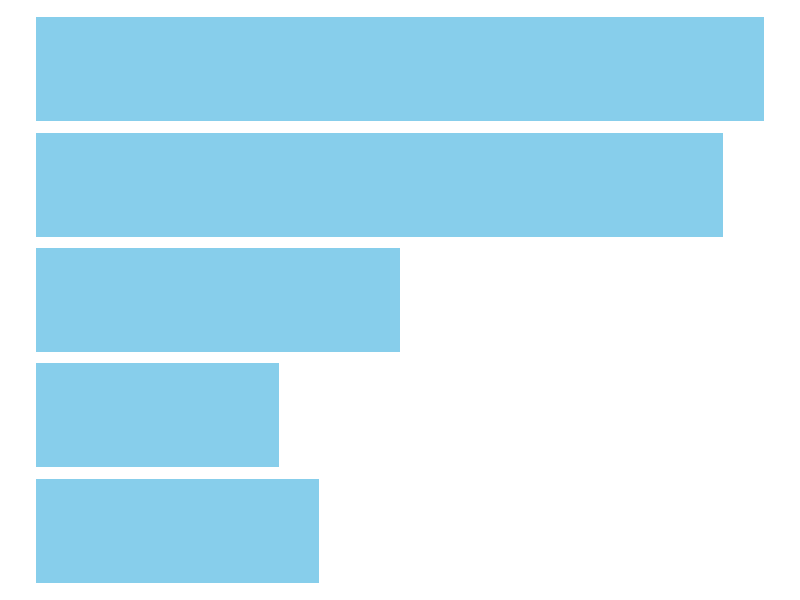
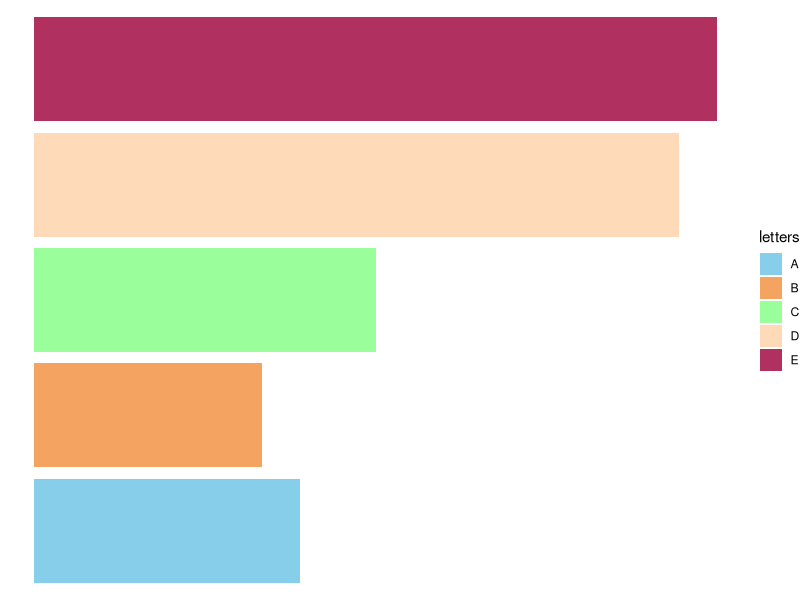
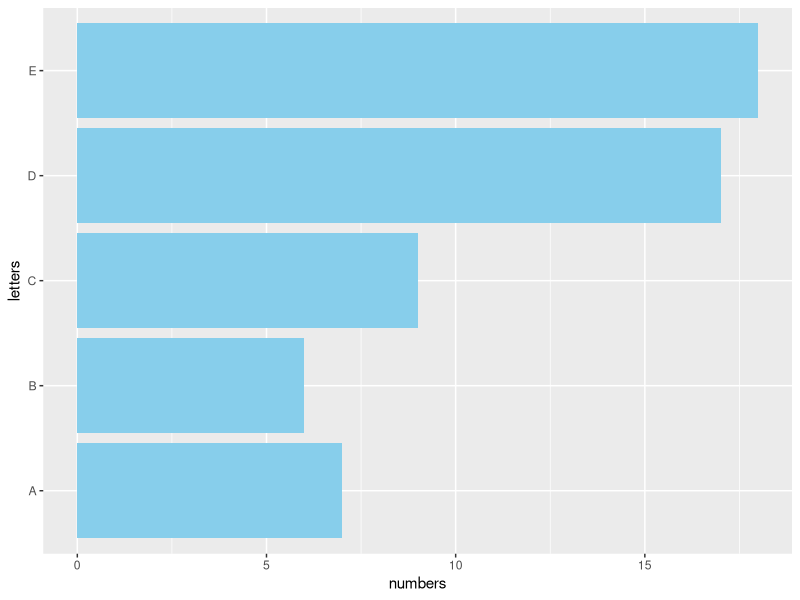
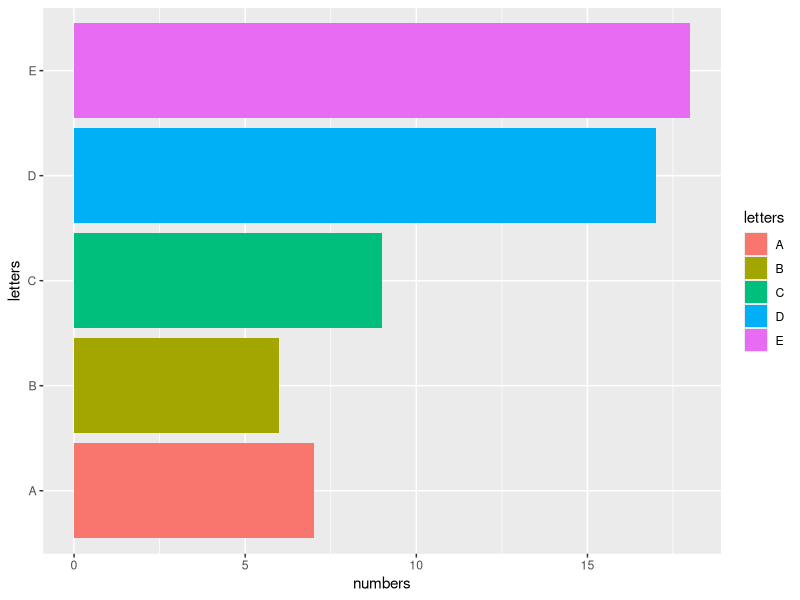
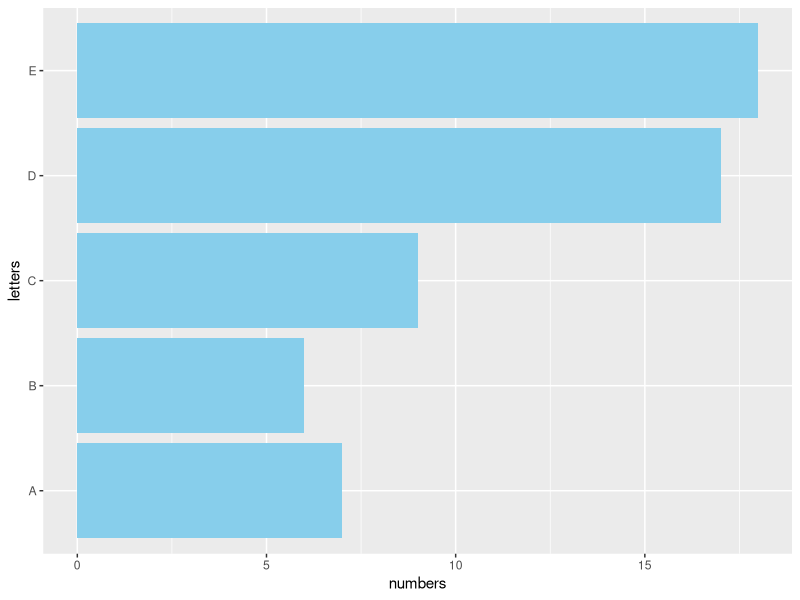
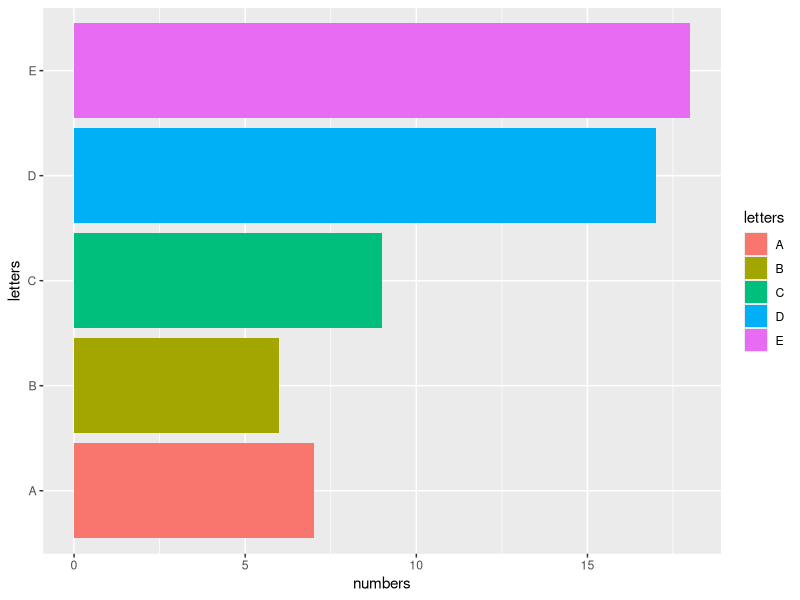
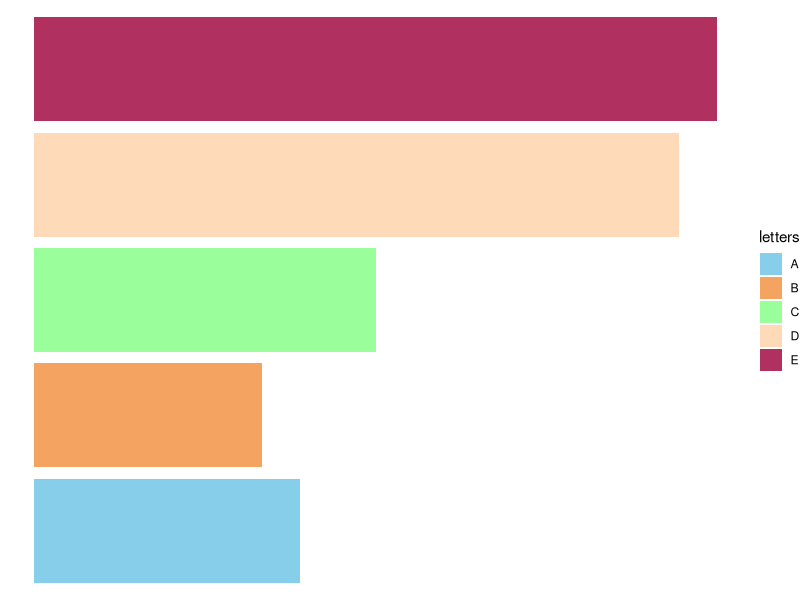
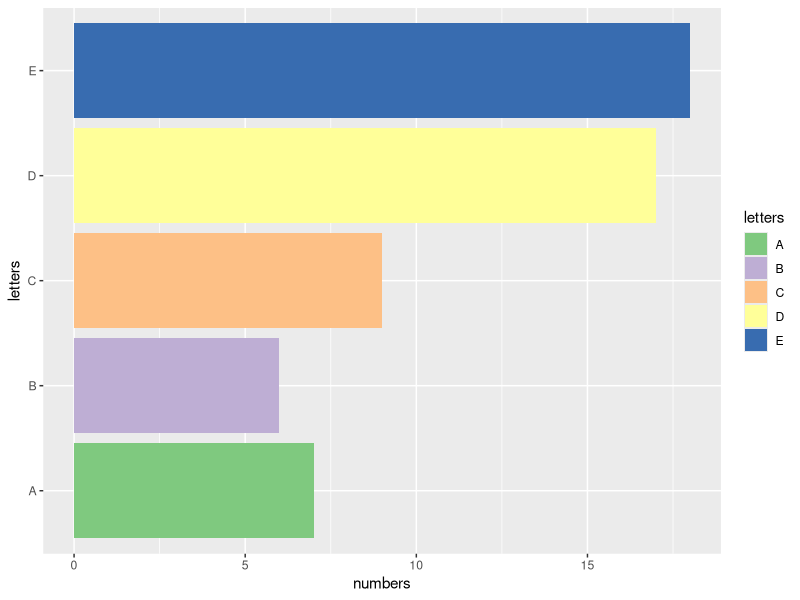

Generate these figures, in order, with R:
## ---- chunk 1
knitr::opts_chunk$set(
	message = FALSE,
	warning = FALSE
)
options(htmltools.preserve.raw = FALSE)
here::set_here()
library(tidyverse)
## ---- chunk 2
library(tidyverse)
set.seed(1983)
example_data <- data.frame(letters=LETTERS[1:5], numbers=sample(5:20, 5))
## ---- chunk 3
example_data %>%
  ggplot(aes(x=numbers, y=letters))+
  geom_col(fill="skyblue")+
  theme_void()
## ---- chunk 4
example_data %>%
  ggplot(aes(x=numbers, y=letters, fill=letters))+
  geom_col()+
  scale_fill_manual(values=c("A" = "skyblue",
                             "B" = "sandybrown",
                             "C" = "palegreen1",
                             "D" = "peachpuff1",
                             "E" = "maroon"))+
  theme_void()
## ---- chunk 5
example_data %>%
  ggplot(aes(x=numbers, y=letters))+
  geom_col(fill="skyblue")
## ---- chunk 6
example_data %>%
  ggplot(aes(x=numbers, y=letters, fill=letters))+
  geom_col()
## ---- chunk 7
example_data %>%
  ggplot(aes(x=numbers, y=letters))+
  geom_col(fill="skyblue")
## ---- chunk 8
example_data %>%
  ggplot(aes(x=numbers, y=letters, fill=letters))+
  geom_col()
## ---- chunk 9
example_data %>%
  ggplot(aes(x=numbers, y=letters, fill=letters))+
  geom_col()+
  scale_fill_manual(values=c("A" = "skyblue",
                             "B" = "sandybrown",
                             "C" = "palegreen1",
                             "D" = "peachpuff1",
                             "E" = "maroon"))+
  theme_void()
## ---- chunk 10
example_data %>%
  ggplot(aes(x=numbers, y=letters, fill=letters))+
  geom_col()+
  scale_fill_brewer(type="qual", palette = "Accent")
## ---- chunk 11
example_data %>%
  ggplot(aes(x=numbers, y=letters, fill=letters))+
  geom_col()+
  scale_fill_brewer(type="seq", palette = "BuGn", direction=-1)
## ---- chunk 12
example_data %>%
  ggplot(aes(x=numbers, y=letters, fill=letters))+
  geom_col()+
  scale_fill_brewer(type="div", palette="PiYG")
